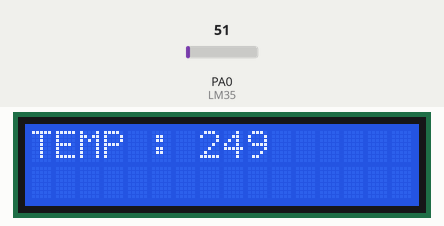
Bench run of a program on a simulated ATmega32, built with avr-gcc and emulated at 8 MHz. On the bench: 16×2 character LCD. Wiring (inferred from the names in the program): character LCD (HD44780): RS PB0; R/W PB1; E PB2; data PD0, PD1, PD2, PD3, PD4, PD5, PD6, PD7. The inputs (shaded band) are chosen by the test bench; at power-on: PA0 (LM35) = 51.

Above: at 1.9 s.
2.0 s: PA0 (LM35) set to 61
At 3.4 s:
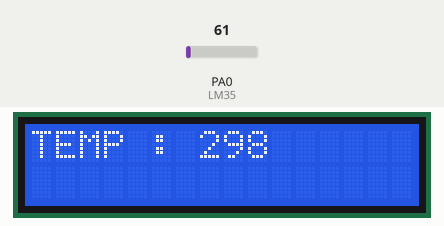
3.7 s: PA0 (LM35) set to 71
At 5.1 s:
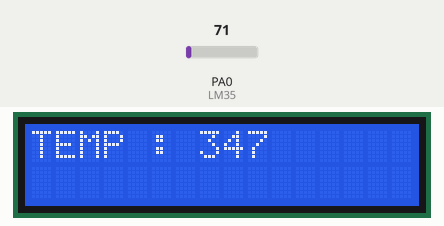
5.8 s: PA0 (LM35) set to 86
At 6.9 s:
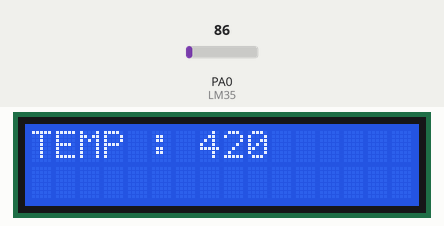
Timing chart, 0 to 8.8 s (numbered marks = the images above; inputs shaded):
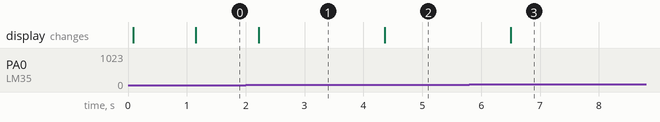

The program:

main.c
```c
/*
 * main.c
 *
 *  Created on: Apr 26, 2021
 *      Author: ceto2
 */

#include "stdio.h"
#include "util/delay.h"
#include "../Services/STD_TYPES.h"
#include "../HAL/4-LCD/CLCD_interface.h"
#include "../HAL/7-ADC/ADC_interface.h"
#include "../MCAL/01-DIO/DIO_interface.h"
void main(void){
	u16 LOC_u16AdcDigitalValue = 0;
	u32 LOC_u32AdcAnalogValue = 0;
	u32 LOC_u32Temp = 0;
	ADC_voidinit();
	CLCD_voidInit();
	while( 1){
		CLCD_voidSendPostion(CLCD_ROW_1,CLCD_Column_1);
		CLCD_voidSendString((u8*)"TEMP : ");
		LOC_u16AdcDigitalValue= ADC_u16getValue();
		LOC_u32AdcAnalogValue = ((u32) 5.0 * 1000*LOC_u16AdcDigitalValue) / 1023;
		CLCD_voidSendNumber(LOC_u32AdcAnalogValue);
		_delay_ms(1000);
		CLCD_voidClearLCE();
	}
}

// LM35 CODE
//LOC_u16AdcDigitalValue= ADC_u16getValue();
//		LOC_u32AdcAnalogValue = ((u32)5.0 * 1000* LOC_u16AdcDigitalValue) / 1023;
//		LOC_u32Temp = ((u32)LOC_u32AdcAnalogValue )/ 10;
//		CLCD_voidSendNumber(LOC_u32Temp);
```

CLCD_config.h
```c
/*
 * CLCD_config.h
 *
 *  Created on: Feb 6, 2021
 *      Author: le
 */

#ifndef CLCD_CONFIG_H_
#define CLCD_CONFIG_H_

/*
 	 Options :-
 	  1-DIO_PORTA
 	  2-DIO_PORTB
 	  3-DIO_PORTC
 	  4-DIO_PORTD

 */

#define CLCD_DATA_PORT      DIO_PORTD
#define CLCD_CONTROL_PORT   DIO_PORTB

/*
 	 Options :-
 	  1-DIO_PIN0
 	  2-DIO_PIN1
 	  3-DIO_PIN2
 	  4-DIO_PIN3
 	  5-DIO_PIN4
 	  6-DIO_PIN5
 	  7-DIO_PIN6
 	  8-DIO_PIN7

 */

#define CLCD_RS             DIO_PIN0
#define CLCD_RW             DIO_PIN1
#define CLCD_EN             DIO_PIN2


#endif /* CLCD_CONFIG_H_ */
```

ADC_config.h
```c
/*
 * ADC_config.h
 *
 *  Created on: Apr 26, 2021
 *      Author: ceto2
 */

#ifndef HAL_7_ADC_ADC_CONFIG_H_
#define HAL_7_ADC_ADC_CONFIG_H_


#endif /* HAL_7_ADC_ADC_CONFIG_H_ */
```

CLCD_interface.h
```c
/*
 * CLCD_interface.h
 *
 *  Created on: Feb 6, 2021
 *      Author: le
 */

#ifndef CLCD_INTERFACE_H_
#define CLCD_INTERFACE_H_
#define CLCD_ROW_1 1
#define CLCD_ROW_2 2

#define CLCD_Column_1 1
#define CLCD_Column_2 2
#define CLCD_Column_3 3
#define CLCD_Column_4 4
#define CLCD_Column_5 5
#define CLCD_Column_6 6
#define CLCD_Column_7 7
#define CLCD_Column_8 8
#define CLCD_Column_9 9
#define CLCD_Column_10 10
#define CLCD_Column_11 11
#define CLCD_Column_12 12
#define CLCD_Column_13 13
#define CLCD_Column_14 14
#define CLCD_Column_15 15
#define CLCD_Column_16 16


void CLCD_voidInit 			 ( void );
void CLCD_voidSendData       ( u8 Copy_u8Data    );
void CLCD_voidSendCommend    ( u8 Copy_u8Commend );
void CLCD_voidSendString     ( u8 * Copy_u8ptrString );
void CLCD_voidSendNumber  	 ( u64  Copy_u64ptrNumber );
void CLCD_voidSendPostion  	 ( u8  Copy_u8RowNumber ,u8  Copy_u8ColumnNumber);
void CLCD_voidSendExtraChar  ( u8  Copy_u8RowNumber ,u8  Copy_u8ColumnNumber);
void CLCD_voidDrawExtraChar  ( u8  Copy_u8RowNumber ,u8  Copy_u8ColumnNumber , u8 Copy_u8Postion);
void CLCD_voidClearLCE		 (void);

#endif /* CLCD_INTERFACE_H_ */
```

CLCD_program.c
```c
/*
 * CLCD_program.c
 *
 *  Created on: Feb 6, 2021
 *      Author: le
 */

#include <util/delay.h>

#include "../../Services/STD_TYPES.h"
#include "../../Services/BIT_MATHS.h"

#include "../../MCAL/01-DIO/DIO_interface.h"

#include "CLCD_interface.h"
#include "CLCD_private.h"
#include "CLCD_config.h"


void CLCD_voidInit ( void ){

	DIO_enumSetPortDirection ( CLCD_DATA_PORT    , 255        );
	DIO_enumSetPinDirection  ( CLCD_CONTROL_PORT , CLCD_RS , DIO_OUTPUT  );
	DIO_enumSetPinDirection  ( CLCD_CONTROL_PORT , CLCD_RW , DIO_OUTPUT  );
	DIO_enumSetPinDirection  ( CLCD_CONTROL_PORT , CLCD_EN , DIO_OUTPUT  );

	_delay_ms(50);

	//Funtion set
	CLCD_voidSendCommend( 0b00111100 );
	_delay_ms(1);

	//Display ON OFF
	CLCD_voidSendCommend( 0b00001100 );
	_delay_ms(1);

	//Clear
	CLCD_voidSendCommend( 0b00000001 );
	_delay_ms(2);

	//Entry Mode
	CLCD_voidSendCommend( 0b00000110 );
	_delay_ms(1);

}


void CLCD_voidSendData    ( u8 Copy_u8Data    ){

	DIO_enumSetPortValue( CLCD_DATA_PORT    , Copy_u8Data        );
	DIO_enumSetPinValue ( CLCD_CONTROL_PORT , CLCD_RS , DIO_HIGH );
	DIO_enumSetPinValue ( CLCD_CONTROL_PORT , CLCD_RW , DIO_LOW  );
	/* Enable Pulse ===> Falling Edge */
	DIO_enumSetPinValue ( CLCD_CONTROL_PORT , CLCD_EN , DIO_HIGH );
	_delay_ms(1);
	DIO_enumSetPinValue ( CLCD_CONTROL_PORT , CLCD_EN , DIO_LOW  );
	_delay_ms(1);

}
void CLCD_voidSendCommend ( u8 Copy_u8Commend ){

	DIO_enumSetPortValue( CLCD_DATA_PORT    , Copy_u8Commend     );
	DIO_enumSetPinValue ( CLCD_CONTROL_PORT , CLCD_RS , DIO_LOW  );
	DIO_enumSetPinValue ( CLCD_CONTROL_PORT , CLCD_RW , DIO_LOW  );
	/* Enable Pulse ===> Falling Edge */
	DIO_enumSetPinValue ( CLCD_CONTROL_PORT , CLCD_EN , DIO_HIGH );
	_delay_ms(1);
	DIO_enumSetPinValue ( CLCD_CONTROL_PORT , CLCD_EN , DIO_LOW  );
	_delay_ms(1);

}
void CLCD_voidSendString  ( u8 * Copy_u8ptrString ){

	u8 LOC_u8Iterator = 0 ;

	while( Copy_u8ptrString[ LOC_u8Iterator ] != '\0' ){
		CLCD_voidSendData( Copy_u8ptrString[ LOC_u8Iterator ] );
		LOC_u8Iterator++ ;
	}
}
void CLCD_voidSendNumber  ( u64 Copy_u64ptrNumber ){
	u64 Loc_u64Reversed = 1 ;
	if(Copy_u64ptrNumber == 0) {
		CLCD_voidSendString((u8*)"0");
	}
	else{
		while( Copy_u64ptrNumber != 0){
			Loc_u64Reversed = (Loc_u64Reversed * 10 ) + (Copy_u64ptrNumber % 10);
			Copy_u64ptrNumber /= 10 ;
		}
		while( Loc_u64Reversed != 1){
			CLCD_voidSendData((Loc_u64Reversed % 10) + 48);
			Loc_u64Reversed /= 10;
		}}
}
void CLCD_voidSendPostion  ( u8  Copy_u8RowNumber ,u8  Copy_u8ColumnNumber){
	if( Copy_u8RowNumber == CLCD_ROW_1){
		CLCD_voidSendCommend(0x80 + ( Copy_u8ColumnNumber - 1));
	}
	else if ( Copy_u8RowNumber == CLCD_ROW_2){
		CLCD_voidSendCommend(0x80 + 64 +( Copy_u8ColumnNumber - 1));
	}
}
//u8 customChar[] = {
//  0x00,
//  0x04,
//  0x00,
//  0x11,
//  0x11,
//  0x11,
//  0x0A,
//  0x04
//};

void CLCD_voidSendExtraChar  ( u8  Copy_u8RowNumber ,u8  Copy_u8ColumnNumber){

// go to CGRam
CLCD_voidSendCommend(0b01000000);
//draw Char
for(u8 i = 0 ; i < 8 ; i ++){
	CLCD_voidSendData(i);
}
//back toDDram
CLCD_voidSendPostion(Copy_u8RowNumber,Copy_u8ColumnNumber);
// send Char
CLCD_voidSendData(0);
}
void CLCD_voidDrawExtraChar  ( u8  Copy_u8RowNumber ,u8  Copy_u8ColumnNumber , u8 Copy_u8Postion){
//back toDDram
CLCD_voidSendPostion(Copy_u8RowNumber,Copy_u8ColumnNumber);
// send Char
CLCD_voidSendData(Copy_u8Postion);
}
void CLCD_voidClearLCE(void){
	CLCD_voidSendCommend( 0b00000001 );
	_delay_ms(1);
}
```

ADC_interface.h
```c
/*
 * ADC_interface.h
 *
 *  Created on: Apr 26, 2021
 *      Author: ceto2
 */

#ifndef HAL_7_ADC_ADC_INTERFACE_H_
#define HAL_7_ADC_ADC_INTERFACE_H_


void ADC_voidinit   (void);
u16 ADC_u16getValue (void);
#endif /* HAL_7_ADC_ADC_INTERFACE_H_ */
```

ADC_program.c
```c
/*
 * ADC_program.c
 *
 *  Created on: Apr 26, 2021
 *      Author: ceto2
 */

#include "../../Services/STD_TYPES.h"
#include "../../Services/BIT_MATHS.h"


#include "ADC_interface.h"
#include "ADC_config.h"
#include "ADC_private.h"


void ADC_voidinit(void){
	ADMUX  =  0b01000000;
	ADCSRA =  0b10010111;
}

u16 ADC_u16getValue(void){
u16 LOC_u16RES = 0;
// start conversion
	SET_BIT(ADCSRA, 6);
//read
	while(GET_BIT(ADCSRA,4) == 0){
		LOC_u16RES = ADCL |(ADCH << 8);
	}
	SET_BIT(ADCSRA, 4);
return LOC_u16RES;
}
```

CLCD_private.h
```c
/*
 * CLCD_private.h
 *
 *  Created on: Feb 6, 2021
 *      Author: le
 */

#ifndef CLCD_PRIVATE_H_
#define CLCD_PRIVATE_H_


#endif /* CLCD_PRIVATE_H_ */
```

ADC_private.h
```c
/*
 * ADC_private.h
 *
 *  Created on: Apr 26, 2021
 *      Author: ceto2
 */

#ifndef HAL_7_ADC_ADC_PRIVATE_H_
#define HAL_7_ADC_ADC_PRIVATE_H_

#define ADMUX  (*(volatile u8 *)( 0x27))
#define ADCSRA (*(volatile u8 *)( 0x26))
#define ADCH   (*(volatile u8 *)( 0x25))
#define ADCL   (*(volatile u8 *)( 0x24))

#endif /* HAL_7_ADC_ADC_PRIVATE_H_ */
```

DIO_config.h
```c
#ifndef DIO_CONFIG_H
#define DIO_CONFIG_H

/* prototype */

#endif
```

DIO_interface.h
```c
#ifndef DIO_INTERFACE_H
#define DIO_INTERFACE_H

typedef enum
{

	DIO_NOK,
	DIO_OK

} DIO_ErrorStatus;

#define DIO_OUTPUT 1
#define DIO_INPUT 0

#define DIO_HIGH 1
#define DIO_LOW 0

#define DIO_PORTA 0
#define DIO_PORTB 1
#define DIO_PORTC 2
#define DIO_PORTD 3

#define DIO_PIN0 0
#define DIO_PIN1 1
#define DIO_PIN2 2
#define DIO_PIN3 3
#define DIO_PIN4 4
#define DIO_PIN5 5
#define DIO_PIN6 6
#define DIO_PIN7 7

/* prototype */
DIO_ErrorStatus DIO_enumSetPortDirection(u8 Copy_u8Port, u8 Copy_u8Direction);
DIO_ErrorStatus DIO_enumSetPortValue(u8 Copy_u8Port, u8 Copy_u8Value);

DIO_ErrorStatus DIO_enumSetPinDirection(u8 Copy_u8Port, u8 Copy_u8PinNumber, u8 Copy_u8Direction);
DIO_ErrorStatus DIO_enumSetPinValue(u8 Copy_u8Port, u8 Copy_u8PinNumber, u8 Copy_u8Value);

DIO_ErrorStatus DIO_enumGetPortValue(u8 Copy_u8Port, u8 *Copy_u8ptrData);
DIO_ErrorStatus DIO_enumGetPinValue(u8 Copy_u8Port, u8 Copy_u8PinNumber, u8 *Copy_u8ptrData);

#endif
```

DIO_private.h
```c
#ifndef DIO_PRIVATE_H
#define DIO_PRIVATE_H

/* Register Description */

#define DDRA_REG  *((volatile u8 *)0x3A)
#define PORTA_REG *((volatile u8 *)0x3B)
#define PINA_REG  *((volatile u8 *)0x39)

#define DDRB_REG  *((volatile u8 *)0x37)
#define PORTB_REG *((volatile u8 *)0x38)
#define PINB_REG  *((volatile u8 *)0x36)


#define DDRC_REG  *((volatile u8 *)0x34)
#define PORTC_REG *((volatile u8 *)0x35)
#define PINC_REG  *((volatile u8 *)0x33)

#define DDRD_REG  *((volatile u8 *)0x31)
#define PORTD_REG *((volatile u8 *)0x32)
#define PIND_REG  *((volatile u8 *)0x30)


#endif
```

DIO_program.c
```c
#include "../../Services/STD_TYPES.h"
#include "../../Services/BIT_MATHS.h"

#include "DIO_interface.h"
#include "DIO_private.h"
#include "DIO_config.h"


DIO_ErrorStatus DIO_enumSetPortDirection( u8 Copy_u8Port , u8 Copy_u8Direction ){

	DIO_ErrorStatus LOC_enumState = DIO_OK ;

	switch( Copy_u8Port ){

	case DIO_PORTA: DDRA_REG = Copy_u8Direction   ;  break;
	case DIO_PORTB: DDRB_REG = Copy_u8Direction   ;  break;
	case DIO_PORTC: DDRC_REG = Copy_u8Direction   ;  break;
	case DIO_PORTD: DDRD_REG = Copy_u8Direction   ;  break;
	default       : LOC_enumState = DIO_NOK   ;  break;

	}

	return LOC_enumState ;

}


DIO_ErrorStatus DIO_enumSetPortValue    ( u8 Copy_u8Port , u8 Copy_u8Value ){

	DIO_ErrorStatus LOC_enumState = DIO_OK ;

	switch( Copy_u8Port ){

	case DIO_PORTA: PORTA_REG = Copy_u8Value     ;  break;
	case DIO_PORTB: PORTB_REG = Copy_u8Value     ;  break;
	case DIO_PORTC: PORTC_REG = Copy_u8Value     ;  break;
	case DIO_PORTD: PORTD_REG = Copy_u8Value     ;  break;
	default       : LOC_enumState = DIO_NOK  ;  break;

	}

	return LOC_enumState ;

}

DIO_ErrorStatus DIO_enumSetPinDirection  ( u8 Copy_u8Port , u8 Copy_u8PinNumber , u8 Copy_u8Direction ){

	DIO_ErrorStatus LOC_enumState = DIO_OK ;

	if( ( Copy_u8PinNumber >= DIO_PIN0 ) && ( Copy_u8PinNumber <= DIO_PIN7 ) ){

		switch( Copy_u8Port ){

		case DIO_PORTA:

			if      ( Copy_u8Direction == DIO_OUTPUT ){ SET_BIT( DDRA_REG , Copy_u8PinNumber ); }

			else if ( Copy_u8Direction == DIO_INPUT  ){ CLR_BIT( DDRA_REG , Copy_u8PinNumber ); }

			else{ LOC_enumState = DIO_NOK ; }

			break;

		case DIO_PORTB:

			if      ( Copy_u8Direction == DIO_OUTPUT ){ SET_BIT( DDRB_REG , Copy_u8PinNumber ); }

			else if ( Copy_u8Direction == DIO_INPUT  ){ CLR_BIT( DDRB_REG , Copy_u8PinNumber ); }

			else{ LOC_enumState = DIO_NOK ; }

			break;
		case DIO_PORTC:

			if      ( Copy_u8Direction == DIO_OUTPUT ){ SET_BIT( DDRC_REG , Copy_u8PinNumber ); }

			else if ( Copy_u8Direction == DIO_INPUT  ){ CLR_BIT( DDRC_REG , Copy_u8PinNumber ); }

			else{ LOC_enumState = DIO_NOK ; }

			break;
		case DIO_PORTD:

			if      ( Copy_u8Direction == DIO_OUTPUT ){ SET_BIT( DDRD_REG , Copy_u8PinNumber ); }

			else if ( Copy_u8Direction == DIO_INPUT  ){ CLR_BIT( DDRD_REG , Copy_u8PinNumber ); }

			else{ LOC_enumState = DIO_NOK ; }

			break;

		default      : LOC_enumState = DIO_NOK ; break;

		}

	}else{ LOC_enumState = DIO_NOK ; }

	return LOC_enumState ;
}
DIO_ErrorStatus DIO_enumSetPinValue      ( u8 Copy_u8Port , u8 Copy_u8PinNumber , u8 Copy_u8Value     ){

	DIO_ErrorStatus LOC_enumState = DIO_OK ;

	if( ( Copy_u8PinNumber >= DIO_PIN0 ) && ( Copy_u8PinNumber <= DIO_PIN7 ) ){

		switch( Copy_u8Port ){

		case DIO_PORTA:

			if      ( Copy_u8Value == DIO_HIGH ){ SET_BIT( PORTA_REG , Copy_u8PinNumber ); }

			else if ( Copy_u8Value == DIO_LOW   ){ CLR_BIT( PORTA_REG , Copy_u8PinNumber ); }

			else{ LOC_enumState = DIO_NOK ; }

			break;

		case DIO_PORTB:

			if      ( Copy_u8Value == DIO_HIGH ){ SET_BIT( PORTB_REG , Copy_u8PinNumber ); }

			else if ( Copy_u8Value == DIO_LOW  ){ CLR_BIT( PORTB_REG , Copy_u8PinNumber ); }

			else{ LOC_enumState = DIO_NOK ; }

			break;
		case DIO_PORTC:

			if      ( Copy_u8Value == DIO_HIGH ){ SET_BIT( PORTC_REG , Copy_u8PinNumber ); }

			else if ( Copy_u8Value == DIO_LOW  ){ CLR_BIT( PORTC_REG , Copy_u8PinNumber ); }

			else{ LOC_enumState = DIO_NOK ; }

			break;
		case DIO_PORTD:

			if      ( Copy_u8Value == DIO_HIGH ){ SET_BIT( PORTD_REG , Copy_u8PinNumber ); }

			else if ( Copy_u8Value == DIO_LOW  ){ CLR_BIT( PORTD_REG , Copy_u8PinNumber ); }

			else{ LOC_enumState = DIO_NOK ; }

			break;

		}

	}else{ LOC_enumState = DIO_NOK ; }

	return LOC_enumState ;

}

DIO_ErrorStatus DIO_enumGetPortValue     ( u8 Copy_u8Port , u8 * Copy_u8ptrData ){

	DIO_ErrorStatus LOC_enumState = DIO_OK;

	switch( Copy_u8Port ){

	case DIO_PORTA : *Copy_u8ptrData = PINA_REG ; break;
	case DIO_PORTB : *Copy_u8ptrData = PINB_REG ; break;
	case DIO_PORTC : *Copy_u8ptrData = PINC_REG ; break;
	case DIO_PORTD : *Copy_u8ptrData = PIND_REG ; break;
	default        : LOC_enumState = DIO_NOK    ; break;

	}

	return LOC_enumState ;

}
DIO_ErrorStatus DIO_enumGetPinValue      ( u8 Copy_u8Port , u8 Copy_u8PinNumber , u8 * Copy_u8ptrData ){

	DIO_ErrorStatus LOC_enumState = DIO_OK;

	if( ( Copy_u8PinNumber >= DIO_PIN0 ) && ( Copy_u8PinNumber <= DIO_PIN7 ) ){

		switch( Copy_u8Port ){

		case DIO_PORTA : *Copy_u8ptrData = GET_BIT( PINA_REG , Copy_u8PinNumber ) ; break;
		case DIO_PORTB : *Copy_u8ptrData = GET_BIT( PINB_REG , Copy_u8PinNumber ) ; break;
		case DIO_PORTC : *Copy_u8ptrData = GET_BIT( PINC_REG , Copy_u8PinNumber ) ; break;
		case DIO_PORTD : *Copy_u8ptrData = GET_BIT( PIND_REG , Copy_u8PinNumber ) ; break;
		default        : LOC_enumState = DIO_NOK    ; break;

		}

	}
	else{ LOC_enumState = DIO_NOK    ; }

	return LOC_enumState ;

}
```

BIT_MATHS.h
```c
#ifndef BIT_MATHS_H
#define BIT_MATHS_H

#define SET_BIT(BYTE,Bit_NO) (BYTE) |= (1<<(Bit_NO))
#define CLR_BIT(BYTE,Bit_NO) (BYTE) &= ~(1<<(Bit_NO))
#define TOGGEL_BIT(BYTE,Bit_NO) (BYTE) ^= 1<<(Bit_NO)
#define GET_BIT(BYTE,Bit_NO) ((BYTE>>Bit_NO)&(0x01))


#endif
```

STD_TYPES.h
```c
#ifndef _STD_TYPES_H
#define _STD_TYPES_H

/*	Unsigned Type	*/
typedef unsigned char 	       u8;
typedef unsigned short int     u16;
typedef unsigned long int 	   u32;
typedef unsigned long long     u64;

/*	Signed Type		*/
typedef signed char 	       s8;
typedef signed short int       s16;
typedef signed int             s32;
typedef signed long long       s64;

/*	Float Type		*/
typedef float                  f32;
typedef double                 f64;
typedef long double            f128;


#endif
```

Measured:
- after the input at 2.0 s, the display: changes after 0.22 s (image 1)
- after the input at 3.7 s, the display: changes after 0.66 s (image 2)
- after the input at 5.8 s, the display: changes after 0.70 s (image 3)
